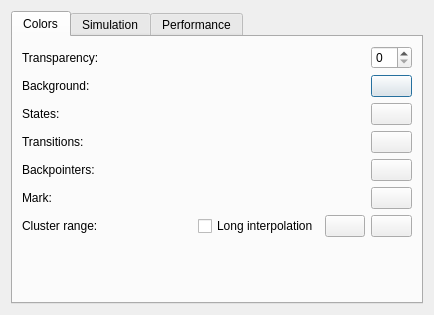
<?xml version="1.0" encoding="UTF-8"?>
<ui version="4.0">
 <class>SettingsDialog</class>
 <widget class="QDialog" name="SettingsDialog">
  <property name="geometry">
   <rect>
    <x>0</x>
    <y>0</y>
    <width>434</width>
    <height>315</height>
   </rect>
  </property>
  <property name="windowTitle">
   <string>Settings</string>
  </property>
  <layout class="QVBoxLayout" name="verticalLayout">
   <item>
    <widget class="QTabWidget" name="tabWidget">
     <property name="currentIndex">
      <number>0</number>
     </property>
     <widget class="QWidget" name="tab_2">
      <attribute name="title">
       <string>Colors</string>
      </attribute>
      <layout class="QHBoxLayout" name="horizontalLayout">
       <item>
        <layout class="QGridLayout" name="gridLayout_3">
         <item row="0" column="0">
          <widget class="QLabel" name="label_10">
           <property name="text">
            <string>Transparency:</string>
           </property>
           <property name="buddy">
            <cstring>transparency</cstring>
           </property>
          </widget>
         </item>
         <item row="0" column="1">
          <spacer name="horizontalSpacer_16">
           <property name="orientation">
            <enum>Qt::Horizontal</enum>
           </property>
           <property name="sizeHint" stdset="0">
            <size>
             <width>40</width>
             <height>20</height>
            </size>
           </property>
          </spacer>
         </item>
         <item row="0" column="4">
          <widget class="QSpinBox" name="transparency"/>
         </item>
         <item row="1" column="0">
          <widget class="QLabel" name="label_11">
           <property name="text">
            <string>Background:</string>
           </property>
           <property name="buddy">
            <cstring>backgroundColor</cstring>
           </property>
          </widget>
         </item>
         <item row="1" column="1">
          <spacer name="horizontalSpacer_15">
           <property name="orientation">
            <enum>Qt::Horizontal</enum>
           </property>
           <property name="sizeHint" stdset="0">
            <size>
             <width>40</width>
             <height>20</height>
            </size>
           </property>
          </spacer>
         </item>
         <item row="1" column="4">
          <widget class="QPushButton" name="backgroundColor">
           <property name="text">
            <string/>
           </property>
          </widget>
         </item>
         <item row="2" column="0">
          <widget class="QLabel" name="label_12">
           <property name="text">
            <string>States:</string>
           </property>
           <property name="buddy">
            <cstring>stateColor</cstring>
           </property>
          </widget>
         </item>
         <item row="2" column="1">
          <spacer name="horizontalSpacer_14">
           <property name="orientation">
            <enum>Qt::Horizontal</enum>
           </property>
           <property name="sizeHint" stdset="0">
            <size>
             <width>40</width>
             <height>20</height>
            </size>
           </property>
          </spacer>
         </item>
         <item row="2" column="4">
          <widget class="QPushButton" name="stateColor">
           <property name="text">
            <string/>
           </property>
          </widget>
         </item>
         <item row="3" column="0">
          <widget class="QLabel" name="label_13">
           <property name="text">
            <string>Transitions:</string>
           </property>
           <property name="buddy">
            <cstring>transitionColor</cstring>
           </property>
          </widget>
         </item>
         <item row="3" column="1">
          <spacer name="horizontalSpacer_13">
           <property name="orientation">
            <enum>Qt::Horizontal</enum>
           </property>
           <property name="sizeHint" stdset="0">
            <size>
             <width>40</width>
             <height>20</height>
            </size>
           </property>
          </spacer>
         </item>
         <item row="3" column="4">
          <widget class="QPushButton" name="transitionColor">
           <property name="text">
            <string/>
           </property>
          </widget>
         </item>
         <item row="4" column="0">
          <widget class="QLabel" name="label_14">
           <property name="text">
            <string>Backpointers:</string>
           </property>
           <property name="buddy">
            <cstring>backpointerColor</cstring>
           </property>
          </widget>
         </item>
         <item row="4" column="1">
          <spacer name="horizontalSpacer_12">
           <property name="orientation">
            <enum>Qt::Horizontal</enum>
           </property>
           <property name="sizeHint" stdset="0">
            <size>
             <width>40</width>
             <height>20</height>
            </size>
           </property>
          </spacer>
         </item>
         <item row="4" column="4">
          <widget class="QPushButton" name="backpointerColor">
           <property name="text">
            <string/>
           </property>
          </widget>
         </item>
         <item row="5" column="0">
          <widget class="QLabel" name="label_15">
           <property name="text">
            <string>Mark:</string>
           </property>
           <property name="buddy">
            <cstring>markColor</cstring>
           </property>
          </widget>
         </item>
         <item row="5" column="1">
          <spacer name="horizontalSpacer_11">
           <property name="orientation">
            <enum>Qt::Horizontal</enum>
           </property>
           <property name="sizeHint" stdset="0">
            <size>
             <width>40</width>
             <height>20</height>
            </size>
           </property>
          </spacer>
         </item>
         <item row="5" column="4">
          <widget class="QPushButton" name="markColor">
           <property name="text">
            <string/>
           </property>
          </widget>
         </item>
         <item row="6" column="0">
          <widget class="QLabel" name="label_16">
           <property name="text">
            <string>Cluster range:</string>
           </property>
          </widget>
         </item>
         <item row="6" column="1">
          <spacer name="horizontalSpacer_10">
           <property name="orientation">
            <enum>Qt::Horizontal</enum>
           </property>
           <property name="sizeHint" stdset="0">
            <size>
             <width>40</width>
             <height>20</height>
            </size>
           </property>
          </spacer>
         </item>
         <item row="6" column="2">
          <widget class="QCheckBox" name="longInterpolation">
           <property name="text">
            <string>Long interpolation</string>
           </property>
          </widget>
         </item>
         <item row="6" column="3">
          <widget class="QPushButton" name="clusterColorTop">
           <property name="text">
            <string/>
           </property>
          </widget>
         </item>
         <item row="6" column="4">
          <widget class="QPushButton" name="clusterColorBottom">
           <property name="text">
            <string/>
           </property>
          </widget>
         </item>
         <item row="7" column="0">
          <spacer name="verticalSpacer_3">
           <property name="orientation">
            <enum>Qt::Vertical</enum>
           </property>
           <property name="sizeHint" stdset="0">
            <size>
             <width>20</width>
             <height>40</height>
            </size>
           </property>
          </spacer>
         </item>
        </layout>
       </item>
      </layout>
     </widget>
     <widget class="QWidget" name="tab_3">
      <attribute name="title">
       <string>Simulation</string>
      </attribute>
      <layout class="QHBoxLayout" name="horizontalLayout_4">
       <item>
        <layout class="QGridLayout" name="gridLayout_2">
         <item row="0" column="0">
          <widget class="QLabel" name="label_6">
           <property name="text">
            <string>Previous states/transitions:</string>
           </property>
           <property name="buddy">
            <cstring>simulationHistoryColor</cstring>
           </property>
          </widget>
         </item>
         <item row="0" column="1">
          <spacer name="horizontalSpacer">
           <property name="orientation">
            <enum>Qt::Horizontal</enum>
           </property>
           <property name="sizeHint" stdset="0">
            <size>
             <width>40</width>
             <height>20</height>
            </size>
           </property>
          </spacer>
         </item>
         <item row="0" column="2">
          <widget class="QPushButton" name="simulationHistoryColor">
           <property name="text">
            <string/>
           </property>
          </widget>
         </item>
         <item row="1" column="0">
          <widget class="QLabel" name="label_7">
           <property name="text">
            <string>Current state:</string>
           </property>
           <property name="buddy">
            <cstring>simulationCurrentStateColor</cstring>
           </property>
          </widget>
         </item>
         <item row="1" column="1">
          <spacer name="horizontalSpacer_2">
           <property name="orientation">
            <enum>Qt::Horizontal</enum>
           </property>
           <property name="sizeHint" stdset="0">
            <size>
             <width>40</width>
             <height>20</height>
            </size>
           </property>
          </spacer>
         </item>
         <item row="1" column="2">
          <widget class="QPushButton" name="simulationCurrentStateColor">
           <property name="text">
            <string/>
           </property>
          </widget>
         </item>
         <item row="2" column="0">
          <widget class="QLabel" name="label_8">
           <property name="text">
            <string>Selected state/transition:</string>
           </property>
           <property name="buddy">
            <cstring>simulationSelectedColor</cstring>
           </property>
          </widget>
         </item>
         <item row="2" column="1">
          <spacer name="horizontalSpacer_3">
           <property name="orientation">
            <enum>Qt::Horizontal</enum>
           </property>
           <property name="sizeHint" stdset="0">
            <size>
             <width>40</width>
             <height>20</height>
            </size>
           </property>
          </spacer>
         </item>
         <item row="2" column="2">
          <widget class="QPushButton" name="simulationSelectedColor">
           <property name="text">
            <string/>
           </property>
          </widget>
         </item>
         <item row="3" column="0">
          <widget class="QLabel" name="label_9">
           <property name="text">
            <string>Possible states/transitions:</string>
           </property>
           <property name="buddy">
            <cstring>simulationNextStateColor</cstring>
           </property>
          </widget>
         </item>
         <item row="3" column="1">
          <spacer name="horizontalSpacer_4">
           <property name="orientation">
            <enum>Qt::Horizontal</enum>
           </property>
           <property name="sizeHint" stdset="0">
            <size>
             <width>40</width>
             <height>20</height>
            </size>
           </property>
          </spacer>
         </item>
         <item row="3" column="2">
          <widget class="QPushButton" name="simulationNextStateColor">
           <property name="text">
            <string/>
           </property>
          </widget>
         </item>
         <item row="4" column="0">
          <spacer name="verticalSpacer">
           <property name="orientation">
            <enum>Qt::Vertical</enum>
           </property>
           <property name="sizeHint" stdset="0">
            <size>
             <width>20</width>
             <height>40</height>
            </size>
           </property>
          </spacer>
         </item>
        </layout>
       </item>
      </layout>
     </widget>
     <widget class="QWidget" name="tab_5">
      <attribute name="title">
       <string>Performance</string>
      </attribute>
      <layout class="QHBoxLayout" name="horizontalLayout_5">
       <item>
        <layout class="QGridLayout" name="gridLayout_5">
         <item row="0" column="0">
          <widget class="QLabel" name="label_21">
           <property name="text">
            <string>While zooming/panning/rotating:</string>
           </property>
          </widget>
         </item>
         <item row="1" column="0">
          <widget class="QCheckBox" name="navShowBackpointers">
           <property name="text">
            <string>Show backpointers</string>
           </property>
          </widget>
         </item>
         <item row="2" column="0">
          <widget class="QCheckBox" name="navShowStates">
           <property name="text">
            <string>Show states</string>
           </property>
          </widget>
         </item>
         <item row="3" column="0">
          <widget class="QCheckBox" name="navShowTransitions">
           <property name="text">
            <string>Show transitions</string>
           </property>
          </widget>
         </item>
         <item row="4" column="0">
          <widget class="QCheckBox" name="navSmoothShading">
           <property name="text">
            <string>Enable smooth shading</string>
           </property>
          </widget>
         </item>
         <item row="5" column="0">
          <widget class="QCheckBox" name="navLighting">
           <property name="text">
            <string>Enable lighting</string>
           </property>
          </widget>
         </item>
         <item row="6" column="0">
          <widget class="QCheckBox" name="navTransparency">
           <property name="text">
            <string>Render transparent objects correctly</string>
           </property>
          </widget>
         </item>
         <item row="7" column="0">
          <spacer name="verticalSpacer_5">
           <property name="orientation">
            <enum>Qt::Vertical</enum>
           </property>
           <property name="sizeHint" stdset="0">
            <size>
             <width>20</width>
             <height>40</height>
            </size>
           </property>
          </spacer>
         </item>
        </layout>
       </item>
      </layout>
     </widget>
    </widget>
   </item>
  </layout>
 </widget>
 <tabstops>
  <tabstop>tabWidget</tabstop>
  <tabstop>transparency</tabstop>
  <tabstop>backgroundColor</tabstop>
  <tabstop>stateColor</tabstop>
  <tabstop>transitionColor</tabstop>
  <tabstop>backpointerColor</tabstop>
  <tabstop>markColor</tabstop>
  <tabstop>longInterpolation</tabstop>
  <tabstop>clusterColorTop</tabstop>
  <tabstop>clusterColorBottom</tabstop>
  <tabstop>simulationHistoryColor</tabstop>
  <tabstop>simulationCurrentStateColor</tabstop>
  <tabstop>simulationSelectedColor</tabstop>
  <tabstop>simulationNextStateColor</tabstop>
 </tabstops>
 <resources/>
 <connections/>
</ui>
